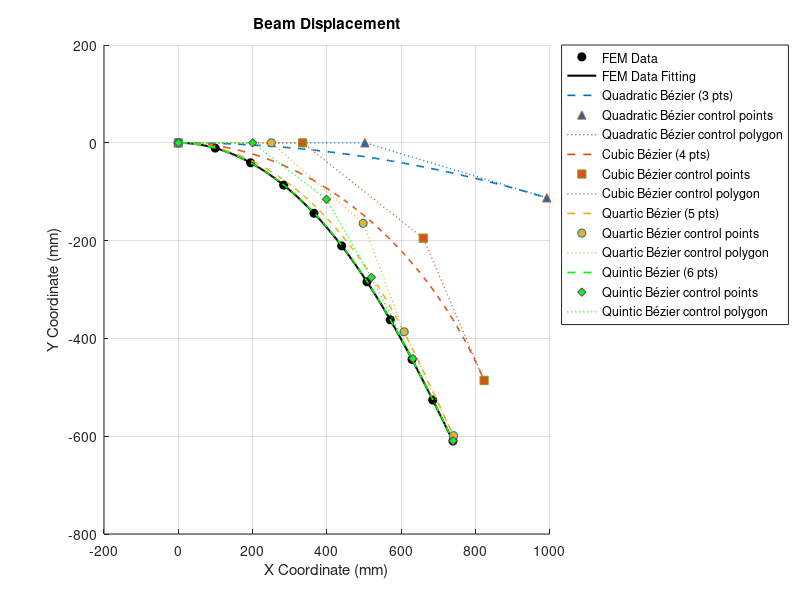

The MATLAB script that drew this image:
clear
close all
% spline_plot_bernstein.m
% This script plots a given set of (X,Y) data using a smooth spline,
% and overlays Bézier curves (polynomial curves in the Bernstein basis)
% of various degrees based on specified control points.

% ------------------------
% User Inputs
% ------------------------
% 1) Data to curve through (cubic spline for original data)
xData = [-9.3670E-10
0.1e3-7.5640E-01
0.2e3-5.5210E+00
0.3e3-1.6630E+01
0.4e3-3.4990E+01
0.5e3-6.0510E+01
0.6e3-9.2460E+01
0.7e3-1.2980E+02
0.8e3-1.7120E+02
0.9e3-2.1540E+02
1e3-2.6100E+02
]';
yData = [3.06300E-09
-1.07800E+01
-4.08700E+01
-8.64900E+01
-1.44100E+02
-2.10800E+02
-2.84100E+02
-3.62000E+02
-4.43000E+02
-5.26000E+02
-6.09900E+02]';



% 2) Control points for Bézier curves
%    3 control points (degree 2, quadratic Bézier)
bx{1} = [0 0.502122 0.991501]*1e3;     by{1} = [0 0 -0.112514]*1e3;
%    4 control points (degree 3, cubic Bézier)
bx{2} = [0 0.334497 0.659251 0.822802]*1e3; by{2} = [0 0 -0.195121 -0.485927]*1e3;
%    5 control points (degree 4, quartic Bézier)
bx{3} = [0 0.250321 0.497298 0.607708 0.740492]*1e3; by{3} = [0 0 -0.164619 -0.386609 -0.598833]*1e3;
%    6 control points (degree 5, quintic Bézier)
bx{4} = [0 0.200155 0.39875 0.51948 0.630998 0.739303]*1e3; by{4} = [0 0 -0.115537 -0.275189 -0.441164 -0.609342]*1e3;

% Labels for plotting
labels = {"Quadratic Bézier (3 pts)", "Cubic Bézier (4 pts)", ...
          "Quartic Bézier (5 pts)", "Quintic Bézier (6 pts)"};
controlPointLabels = {"Quadratic Bézier control points", "Cubic Bézier control points", ...
                     "Quartic Bézier control points", "Quintic Bézier control points"};
polygonLabels = {"Quadratic Bézier control polygon", "Cubic Bézier control polygon", ...
                "Quartic Bézier control polygon", "Quintic Bézier control polygon"};
colors = {[0 0.4470 0.7410], [0.8500 0.3250 0.0980], ...
          [0.9290 0.6940 0.1250], [0 1 0]};  
markers = {'^','s','o','d'};

% ------------------------
% Fine parameter vector
t = linspace(0,1,200);

% % ------------------------
% % Compute cubic spline for cleaned data
 xi = linspace(min(xData), max(xData), 200);
 yi_spline = spline(xData, yData, xi);

% ------------------------
% Prepare figure
figure; hold on; grid on;
plot(xData, yData, 'ko', 'MarkerFaceColor', 'k', 'DisplayName', 'FEM Data');
plot(xi, yi_spline, 'k-', 'LineWidth', 1.5, 'DisplayName', 'FEM Data Fitting');

% ------------------------
% Loop over Bézier sets
for k = 1:numel(bx)
    Xc = bx{k};  Yc = by{k};
    n = numel(Xc) - 1;           % Bézier degree
    Bx = zeros(size(t));
    By = zeros(size(t));
    % Bernstein basis
    for i = 0:n
        B = nchoosek(n,i) .* (1 - t).^(n - i) .* t.^i;
        Bx = Bx + B .* Xc(i+1);
        By = By + B .* Yc(i+1);
    end
    % Plot Bézier curve
    plot(Bx, By, 'Color', colors{k}, 'LineStyle', '--', ...
         'LineWidth', 1.2, 'DisplayName', labels{k});
    % Plot control points
    plot(Xc, Yc, markers{k}, 'MarkerFaceColor', colors{k}, ...
         'MarkerSize', 6, 'DisplayName', controlPointLabels{k});
    % Plot control polygon
    plot(Xc, Yc, 'Color', colors{k}, 'LineStyle', ':', ...
         'LineWidth', 1, 'DisplayName', polygonLabels{k});
end

% ------------------------
% Finalize plot
xlabel('X Coordinate (mm)'); ylabel('Y Coordinate (mm)');
title('Beam Displacement');
legend('Location','bestoutside');
hold off;
